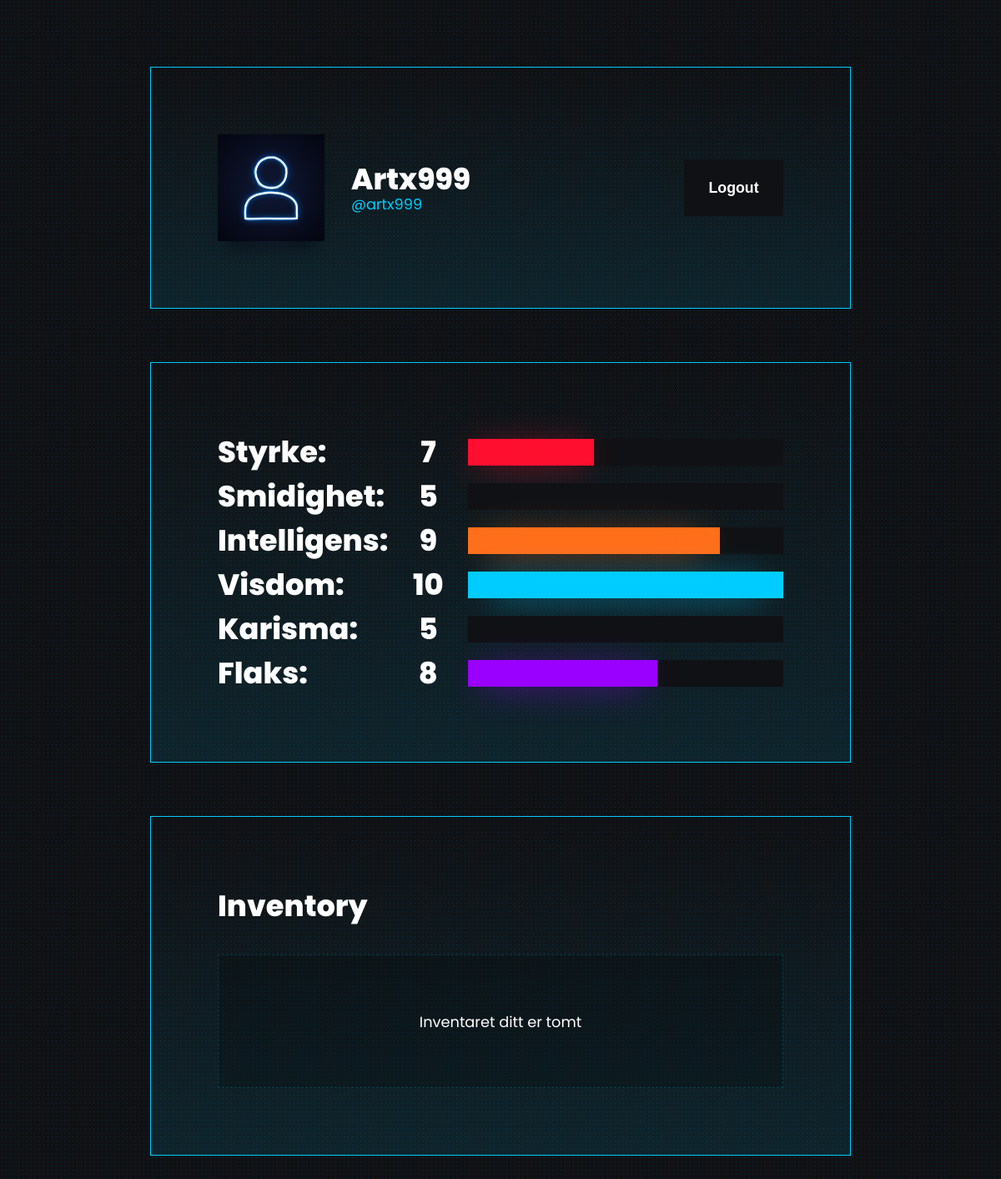
The app's page /index.php (signed in), older data.
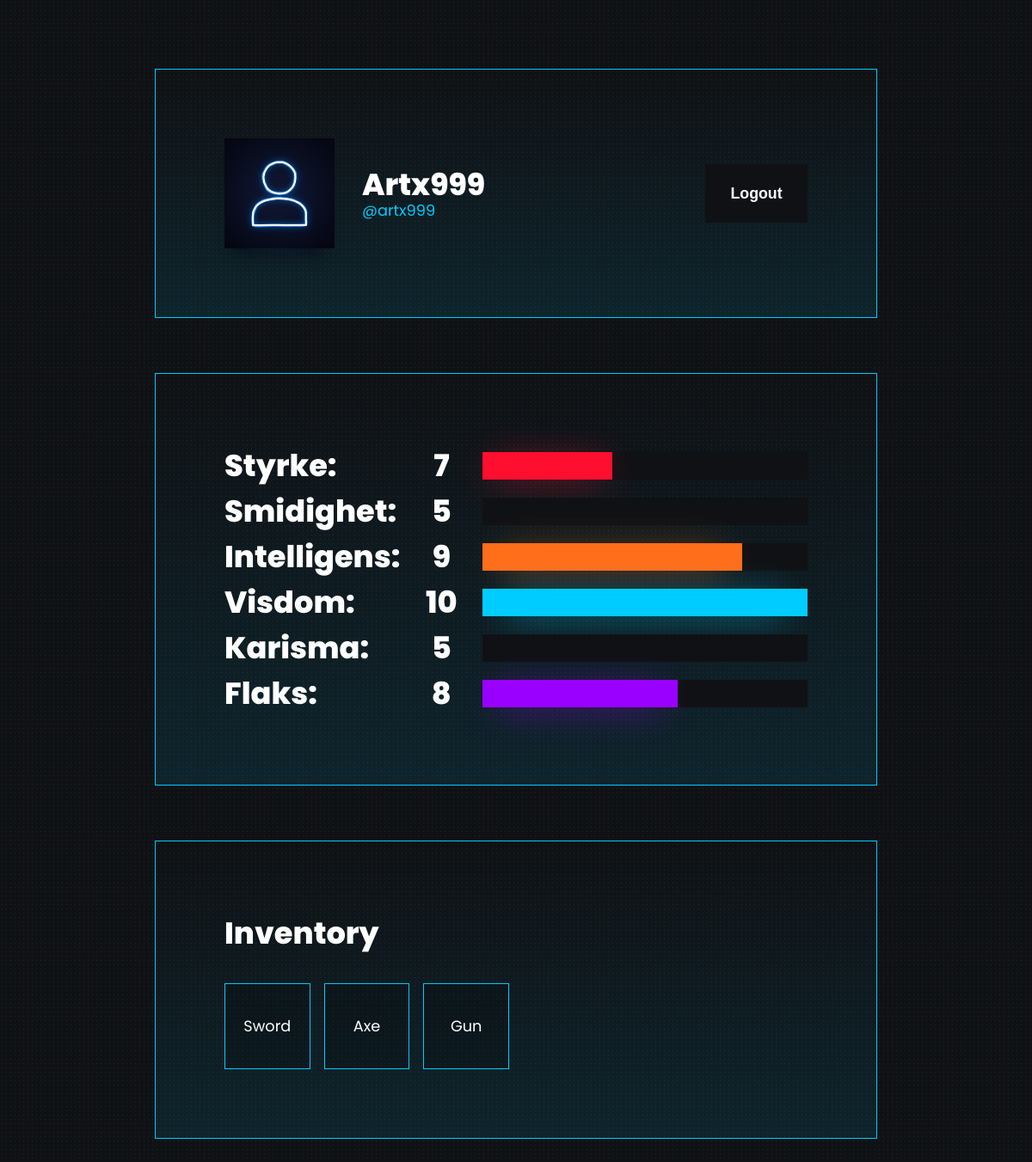
The same page, newer data.
### tables this page shows
CREATE TABLE `inventory` (
  `user_id` int(11) NOT NULL,
  `item` varchar(255) NOT NULL,
  KEY `inventory_user_user_id_fk` (`user_id`),
  CONSTRAINT `inventory_user_user_id_fk` FOREIGN KEY (`user_id`) REFERENCES `user` (`user_id`)
);

### func.php (called while the page is built, shortened)
<?php
function dbQuery($sql, $database = "cyber_secret", $server = "localhost", $username="root", $password="") {
    $connection = new mysqli($server, $username, $password, $database);
    if ($connection -> connect_error) return false;
    else {
        $result = $connection->query($sql);
        return $result;
    }
}
class User {
    public $userId, $username, $cardID;
    public static function sessionGet() {
        return unserialize($_SESSION["user"]);
    }
    public function getStats() {
        $i = dbQuery("SELECT * FROM cyber_secret.stats WHERE user_id='$this->userId'")->fetch_assoc();
        if ($i)return new Stats($i["strength"], $i["dexterity"], $i["intelligence"], $i["wisdom"], $i["charisma"], $i["luck"]);
        else return new Stats(5, 5, 5, 5, 5, 5);
    }
    public function getInventory() {
        $i = dbQuery("SELECT * FROM cyber_secret.inventory WHERE user_id='$this->userId'");
        if ($i) return $i;
        else return false;
    }
}

### index.php (the view, shortened to what this page needs)
<?php
require "func.php";
$user = User::sessionGet();
$stats = $user->getStats();
$inventory = $user->getInventory();
$rootPath = "";
?>
<!DOCTYPE html>
<html lang="no">
<head>
    <?php require "{$rootPath}structure/head/imports.php" ?>
</head>
<body>
<main id="main" class="flexbox-col-start-center">
    <section id="profile-section" class="view-width">
        <div class="profile-inner flexbox-col">
            <div class="profile-header">
                <div class="profile-header-content flexbox-left">
                    <div class="profile-picture-wrapper flexbox">
                        <div class="profile-picture-inner flexbox">
                            <img class="profile-picture" src="images/profile-pic.jpg" alt="">
                        </div>
                    </div>
                    <div class="profile-username-wrapper flexbox-col-left">
                        <h3 class="profile-username"><?php print $user->username?></h3>
                        <p class="profile-at-username">@<?php print strtolower($user->username) ?></p>
                    </div>
                </div>
                <div class="profile-header-logout flexbox">
                    <a href="backend/logout.php"><button class="logout-button">Logout</button></a>
                </div>
            </div>
            <div class="profile-stats">
                <div class="profile-stats-wrapper">
                    <div class="pro-sw-titles">
                        <?php
                        foreach ($stats as $key => $val) {
                            print "
                            <div class='pro-swt-column'>
                                <h3 class='pro-swt-title'>{$val[0]}:</h3>
                            </div>
                            ";
                        }
                        ?>
                    </div>
                    <div class="pro-sw-content">
                        <?php
                        foreach ($stats as $key => $val) {
                            $percent = ($val[1] - 5) * 20;
                            $cssVariable = strtolower("--clr-" . $val[0]);
                            print "
                            <div class='pro-swc-column'>
                            <div class='pro-swc-content flexbox'>
                                <h3 class='pro-swc-number'>{$val[1]}</h3>
                            </div>
                            <div class='pro-swc-bar-wrapper'>
                                <div class='pro-swc-bar flexbox-left'>
                                    <div class='pro-swc-bar-inner' style='width: {$percent}%; background-color: hsl(var({$cssVariable}));'>
                                        <div class='pro-swc-bar-glow'></div>
                                    </div>
                                </div>
                            </div>
                        </div>
                            ";
                        }
                        ?>
                    </div>
                </div>
            </div>
            <div id="inventory" class="flexbox-col-left">
                <h3>Inventory</h3>
                <?php
                if ($inventory->fetch_assoc()) {
                    print "<div class='inventory-inner'>";
                    foreach ($inventory as $row) {
                        print "
                        <div class='inventory-cell flexbox'>
                            <p class='inventory-cell-title'>{$row["item"]}</p>
                        </div>
                        ";
                    }
                    print "</div>";
                } else {
                    print "
                    <div class='inventory-inner-empty'>
                        <div class='inv-empty'>
                            <p>Inventaret ditt er tomt</p>
                        </div>
                    </div>
                    ";
                }
                ?>
            </div>
        </div>
    </section>
</main>
</body>
</html>

### structure/head/imports.php (shortened to what this page needs)
<link type="text/css" rel="stylesheet" href="<?php print $rootPath ?>css/style.css">

### css/variables.css (style rules this page uses)
:root { --primary: 192, 100%, 50%; --secondary: 315, 92%, 81%; --tertiary: 350, 92%, 81%; --background: 225, 12%, 7%; --background-dark: 271, 11%, 4%; --background-secondary: 225, 11%, 14%; --text-primary: 0, 0%, 0%; --black: 0, 0%, 0%; --white: 0, 0%, 100%; --quite-gray: 0, 0%, 50%; --grooble: 10, 28%, 93%; --red: 352, 100%, 53%; --orange: 22, 100%, 55%; --yellow: 52, 100%, 50%; --green: 128, 100%, 50%; --teal: 156, 100%, 50%; --blue: 192, 100%, 50%; --purple: 276, 100%, 50%; --pink: 322, 100%, 74%; --clr-styrke: 352, 100%, 53%; --clr-intelligens: 22, 100%, 55%; --clr-karisma: 52, 100%, 50%; --clr-smidighet: 128, 100%, 50%; --clr-visdom: 192, 100%, 50%; --clr-flaks: 276, 100%, 50%; --gradient: linear-gradient(90deg, hsla(var(--primary), 1) 0%, hsla(var(--secondary), 1) 50%, hsla(var(--tertiary), 1) 100%); --heading-large: 5.6rem; --heading-medium: 3.6rem; --heading-small: 2.4rem; --paragraph: 1.11rem; --transition-main: .175, .685, .32; --font-main: "Poppins"; --font-title: 'Bebas Neue', cursive; }

Row changes from the older to the newer data that the page shows:
added inventory: item "Sword"
added inventory: item "Axe"
added inventory: item "Gun"
Text that changed along with them:
text no longer shown: "Inventaret ditt er tomt"
